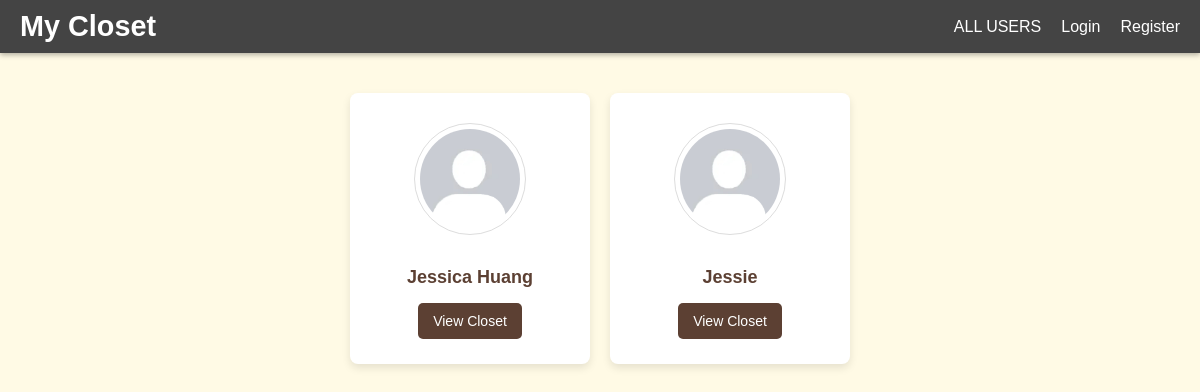
Page /all-users on the earlier database version.
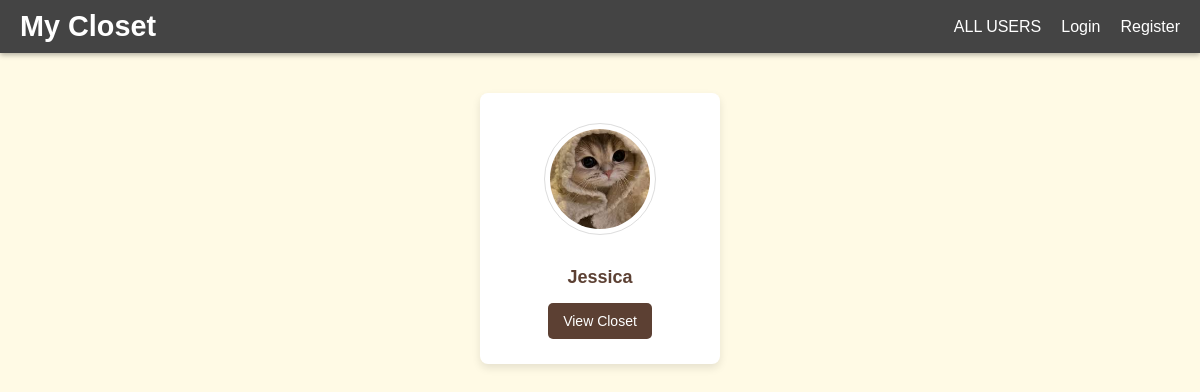
Same page on the later database version.
### app.py (models this page shows)
class User(UserMixin, db.Model):
    id = db.Column(db.Integer, primary_key=True)
    name = db.Column(db.String(150), nullable=False)
    email = db.Column(db.String(150), nullable=False, unique=True)
    password = db.Column(db.String(150), nullable=False)
    profile_picture = db.Column(db.String(200), nullable=True)

### app.py (the view)
@app.route('/all-users', methods=['GET'])
def all_users():
    users = User.query.all()
    return render_template('all_users.html', users=users)

### templates/all_users.html (shortened to what this page needs)
<!DOCTYPE html>
<html lang="en">
<head>
    <link rel="stylesheet" href="{{ url_for('static', filename='style.css') }}">
    <link rel="stylesheet" href="https://cdnjs.cloudflare.com/ajax/libs/font-awesome/6.0.0/css/all.min.css">
</head>
<body>
    <div id="navbar">
        <h1 id="logo">My Closet</h1>
        <div class="nav-links">
            <a href="/all-users" class="nav-item">ALL USERS</a>
            {% if current_user.is_authenticated %}
                <a href="{{ url_for('closet') }}" class="nav-item">My Closet</a>
                <a href="{{ url_for('logout') }}" class="nav-item">Logout</a>
            {% else %}
                <a href="{{ url_for('login') }}" class="nav-item">Login</a>
                <a href="{{ url_for('register') }}" class="nav-item">Register</a>
            {% endif %}
        </div>
    </div>
    <div class="user-container">
        {% for user in users %}
            <div class="user-card">
                <img src="{{ user.profile_picture or url_for('static', filename='default-avatar.png') }}" alt="Profile Picture" class="profile-picture">
                <h3>{{ user.name }}</h3>
                <button onclick="window.location.href='/user/{{ user.id }}'">View Closet</button>
            </div>
        {% endfor %}
    </div>
</body>
</html>
</html>

### static/style.css (style rules this page uses)
body { font-family: Arial, sans-serif; text-align: center; background-color: #FFFAE5; margin: 0; padding: 0; color: #333; }
h1 { color: white; margin-bottom: 10px; }
h2, h3 { color: #5C4033; margin-bottom: 10px; }
input, select, button { margin: 5px; padding: 8px; border: 1px solid #ccc; border-radius: 4px; }
button { background-color: #5C4033; color: white; cursor: pointer; align-items: center; justify-content: center; }
img { margin: 10px 0; border: 1px solid #ddd; border-radius: 4px; padding: 5px; width: 200px; height: 210px; object-fit: cover; }
#navbar { background-color: #444; color: white; display: flex; justify-content: space-between; align-items: center; padding: 10px 20px; box-shadow: 0 2px 5px rgba(0, 0, 0, 0.3); position: sticky; top: 0; z-index: 100; }
#logo { margin: 0; font-size: 1.8em; font-family: Arial, sans-serif; }
.nav-links { display: flex; gap: 20px; }
.nav-item { color: white; text-decoration: none; font-size: 1em; font-family: Arial, sans-serif; transition: color 0.3s; }

### templates/all_users.html (style rules this page uses)
body { font-family: Arial, sans-serif; background-color: #FFFAE5 margin: 0; padding: 0; }
.user-container { display: flex; flex-wrap: wrap; justify-content: center; gap: 20px; margin: 40px auto; max-width: 1200px; }
.user-card { text-align: center; background-color: white; padding: 20px; border-radius: 8px; box-shadow: 0 4px 8px rgba(0, 0, 0, 0.1); width: 200px; }
.user-card img { width: 100px; height: 100px; border-radius: 50%; object-fit: cover; margin-bottom: 10px; }
.user-card h3 { font-size: 18px; margin-bottom: 10px; }
.user-card button { background-color: #5C4033; color: white; border: none; padding: 10px 15px; border-radius: 5px; cursor: pointer; font-size: 14px; }

Differences in the rows shown:
removed User: name "Jessie"
changed User: profile_picture: picture added in place of a placeholder; name "Jessica Huang" → "Jessica"
